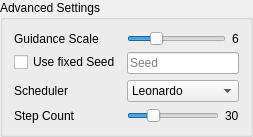
     <widget class="QGroupBox" name="grpAdvancedSettings">
      <property name="title">
       <string>Advanced Settings</string>
      </property>
      <layout class="QFormLayout" name="formLayout_7">
       <item row="0" column="0">
        <widget class="QLabel" name="label_15">
         <property name="text">
          <string>Guidance Scale</string>
         </property>
        </widget>
       </item>
       <item row="0" column="1">
        <widget class="QFrame" name="frame_13">
         <property name="frameShape">
          <enum>QFrame::NoFrame</enum>
         </property>
         <property name="frameShadow">
          <enum>QFrame::Raised</enum>
         </property>
         <layout class="QHBoxLayout" name="horizontalLayout_10">
          <property name="leftMargin">
           <number>0</number>
          </property>
          <property name="topMargin">
           <number>0</number>
          </property>
          <property name="rightMargin">
           <number>0</number>
          </property>
          <property name="bottomMargin">
           <number>0</number>
          </property>
          <item>
           <widget class="QSlider" name="slGuidanceScale">
            <property name="minimum">
             <number>1</number>
            </property>
            <property name="maximum">
             <number>20</number>
            </property>
            <property name="value">
             <number>6</number>
            </property>
            <property name="orientation">
             <enum>Qt::Horizontal</enum>
            </property>
           </widget>
          </item>
          <item>
           <widget class="QLabel" name="lblGuidanceScale">
            <property name="text">
             <string>6</string>
            </property>
           </widget>
          </item>
         </layout>
        </widget>
       </item>
       <item row="1" column="0">
        <widget class="QCheckBox" name="chkSeed">
         <property name="layoutDirection">
          <enum>Qt::LeftToRight</enum>
         </property>
         <property name="text">
          <string>Use fixed Seed</string>
         </property>
        </widget>
       </item>
       <item row="1" column="1">
        <widget class="QLineEdit" name="inSeed">
         <property name="placeholderText">
          <string>Seed</string>
         </property>
        </widget>
       </item>
       <item row="2" column="0">
        <widget class="QLabel" name="label_16">
         <property name="text">
          <string>Scheduler</string>
         </property>
        </widget>
       </item>
       <item row="2" column="1">
        <widget class="QComboBox" name="cmbScheduler">
         <property name="layoutDirection">
          <enum>Qt::LeftToRight</enum>
         </property>
         <property name="currentText">
          <string>Leonardo</string>
         </property>
         <property name="currentIndex">
          <number>6</number>
         </property>
         <item>
          <property name="text">
           <string>KLMS</string>
          </property>
         </item>
         <item>
          <property name="text">
           <string>Euler Ancestral</string>
          </property>
         </item>
         <item>
          <property name="text">
           <string>Euler Discrete</string>
          </property>
         </item>
         <item>
          <property name="text">
           <string>DDIM</string>
          </property>
         </item>
         <item>
          <property name="text">
           <string>DPM Solver</string>
          </property>
         </item>
         <item>
          <property name="text">
           <string>PNDM</string>
          </property>
         </item>
         <item>
          <property name="text">
           <string>Leonardo</string>
          </property>
         </item>
        </widget>
       </item>
       <item row="3" column="0">
        <widget class="QLabel" name="lblStepCount">
         <property name="text">
          <string>Step Count</string>
         </property>
        </widget>
       </item>
       <item row="3" column="1">
        <widget class="QFrame" name="frame_12">
         <property name="frameShape">
          <enum>QFrame::NoFrame</enum>
         </property>
         <property name="frameShadow">
          <enum>QFrame::Raised</enum>
         </property>
         <layout class="QHBoxLayout" name="horizontalLayout_11">
          <property name="leftMargin">
           <number>0</number>
          </property>
          <property name="topMargin">
           <number>0</number>
          </property>
          <property name="rightMargin">
           <number>0</number>
          </property>
          <property name="bottomMargin">
           <number>0</number>
          </property>
          <item>
           <widget class="QSlider" name="slStepCount">
            <property name="minimum">
             <number>20</number>
            </property>
            <property name="maximum">
             <number>60</number>
            </property>
            <property name="singleStep">
             <number>10</number>
            </property>
            <property name="pageStep">
             <number>20</number>
            </property>
            <property name="value">
             <number>30</number>
            </property>
            <property name="orientation">
             <enum>Qt::Horizontal</enum>
            </property>
           </widget>
          </item>
          <item>
           <widget class="QLabel" name="lblStepCountValue">
            <property name="text">
             <string>30</string>
            </property>
           </widget>
          </item>
         </layout>
        </widget>
       </item>
      </layout>
     </widget>
